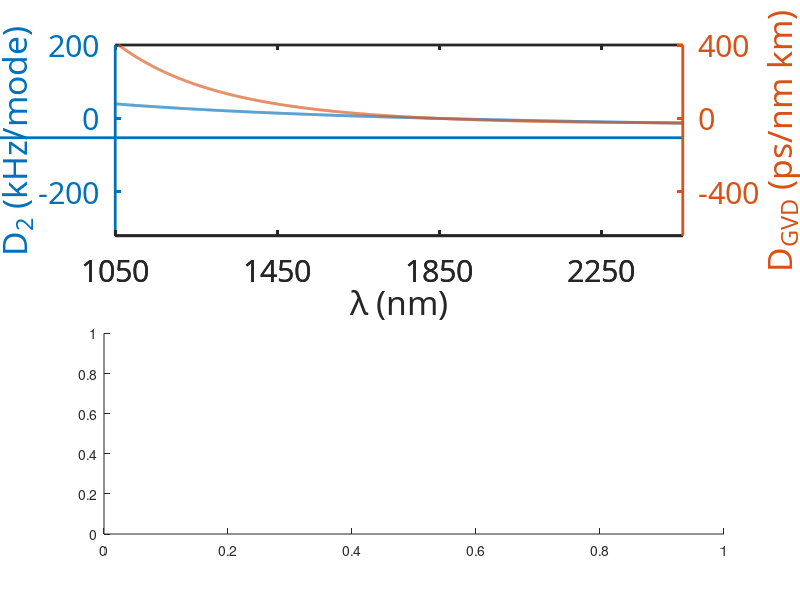
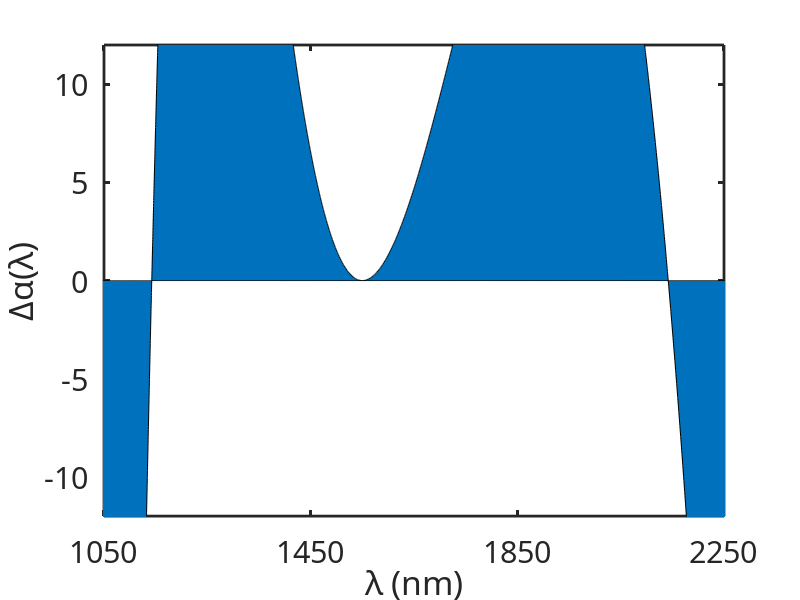

Source code (MATLAB) for these figures, in order: (Note: this script raises an error after producing the figures.)
clear
clc
close all

%4/26/16

c = 2.9979e8; % speed of light (m/s)

lc = 1550*1e-9; % laser wavelength (meters)

wl_lim=[1050 2450];
wl_tick=1050:400:2450;


%% define number of t points to step through and time grid
tphot_end=200; % end time in terms of photon lifetimes
Nt=2e5;         % ???
h_phot=5e-3;    % ???
h=h_phot/2;     % ???
tol=5e-6;       % ???




%% for silica (silicon nitride??)
% user specified values
no=2; %index of refraction
fr=33e9; %rep rate
% Q=7.9e5; %105 fs, 200 mW
% Q=1.12e6; %94 fs, 100 mW
% Q=1.5e6; %100 fs, 56 mW
% Q=1.4e6; %94 fs, 64 mW
% Q=2e6;  %105 fs, 31 mW
% % Q=5e6; %272 fs, 5 mW
% % Q=3e6; %140 fs, 14 mW
% Q=2.885e5;
mode_area=(1e-6)^2;

n2=24e-20; %m^2/W (for silicon nitride)
hbar=1e-34;

% these values follow from those above
tRT=1/fr; %round trip time
diameter=tRT*(c/no)/pi; %resonator diameter, approximate
r=diameter/2;
fc=c/lc;
wc=2*pi*fc;

circumference=tRT*(c/no);
g0=n2*c*hbar*wc.^2/(no^2*circumference*mode_area)

%helpful information to display while code runs


%% define number of theta points to calculate (equivalently, number of
% modes carried in simulation)
Ntheta=2^nextpow2(16000);
dtheta=2*pi/Ntheta;


theta=(-Ntheta/2:Ntheta/2-1)*dtheta;
k=[0:Ntheta/2-1 -Ntheta/2:-1]; % because this is how Matlab orders its modes for the FFT
kfreq=fc+fr*k;
kwave=c./kfreq;



%% define parameters of physical system:
% alpha=41/30;
% rho=1.1;

% single soliton with beta(2) = -8e-
alpha=2.0;
F2=3.0


alpha=-0.1;
F2=2.0

% % nice soliton with beta(2) = -8e-5
% alpha= 2.5;
% F2 = 100

% normal nice
% alpha=2.5;
% F2 = 10

% F2=(1+(rho-alpha)^2)*rho
% F=sqrt(F2)
    
% dPM=7.5*pi;
dPM=20*pi;

F=cos(pi/2*sin(theta/2).^2).*exp(1i*dPM*cos(theta));
Fch=F;
F=fftshift(ifft(abs(fft(F))));
F=F/max(abs(F))*sqrt(F2);


pump_power=1e-3

dwo=sqrt(pump_power/mean(abs(F).^2)*8*g0/(hbar*wc)) % ???
Q=wc/dwo % External Q-factor?
PP_no_pulse=max(abs(F).^2)*dwo^2*hbar*wc/(8*g0)


fh=figure;
DWb=1120*1e-9;
DWr=2*DWb;
DWbk=(c./(DWb)-c./lc)/fr;
DWrk=(c./(DWr)-c./lc)/fr;
Nc=(DWbk+DWrk)/2;
Ns=DWbk-Nc;

%%%%%%%%%%%%%%%%%%%%%%%%
beta(1)=0e-4;
% beta(1)= 0e-4;


%beta(2)=-1e-5;
beta(2)=-8e-5;
beta(4)=12*beta(2)/(Nc^2-Ns^2);
beta(3)=-1*beta(4)*Nc/2;
beta(5)=1e-13;
beta(6)=6e-16;
beta(7)=-2.2e-18;

% beta(4)=0
% beta(3)=0
% beta(5)=0
% beta(6)=0
% beta(7)=0

fh2=figure
dalpha=0;
for j=1:length(beta)
    dalpha=dalpha+1i*beta(j)/factorial(j)*k.^j;
end
% NicePlot([kwave'*1e9,imag(dalpha')]);
M=sortrows([kwave'*1e9,imag(dalpha')],1);
area(M(:,1),M(:,2));
axis([wl_lim -100 100]);
set(gca,'xtick',wl_tick);

figure(fh);
subplot(2,1,1);
D=-beta*dwo/(4*pi);
D2=D(2:end);
temp=0;
for jj=1:length(D2)
    temp=temp+D2(jj)^jj.*k'.^(jj-1)/factorial(jj-1);
end
D2=temp*1e-3;

Dgvd=D2*1e3*no/c*1/fr^2*2*pi*c./kwave'.^2*1e12/(1e-3*1e9);
M=sortrows([kwave'*1e9,Dgvd],1);

[ax,h1,h2]=plotyy(kwave'*1e9,D2,M(:,1),M(:,2));
axis(ax(1),[wl_lim -320 200]);
axis(ax(2),[wl_lim -640 400]);
set(ax,'xtick',wl_tick);
set(ax,'linewidth',2,'fontname','calibri','fontsize',22);
set([h1 h2],'linewidth',2);
set(ax(1),'ytick',[-200 0 200]);
set(ax(2),'ytick',[-400 0 400]);
xlabel('\lambda (nm)');
ylabel(ax(1),'D_2 (kHz/mode)');
ylabel(ax(2),'D_{GVD} (ps/nm km)');

% pump_power_2=0.5;
% dwo_2=sqrt(pump_power_2/mean(abs(F).^2)*8*g0/(hbar*wc))
% Q_2=wc/dwo_2
% PP_no_pulse_2=max(abs(F).^2)*dwo_2^2*hbar*wc/(8*g0)
% D_2=-beta*dwo_2/(4*pi);
% D2=D_2(2:end);
% temp=0;
% for jj=1:length(D2)
%     temp=temp+D2(jj)^jj.*k'.^(jj-1)/factorial(jj-1);
% end
% D2=temp;
% 
% 
% hold on
% Dgvd_2=D2_2*1e3*no/c*1/fr^2*2*pi*c./kwave'.^2*1e12/(1e-3*1e9);
% M=sortrows([kwave'*1e9,0.5*Dgvd_2],1); % cut by 1/2 here because I have to plot it on the left axis, 
% %which has half the scale of the right axis
% h3=plot(ax(1),kwave'*1e9,D2_2,'linewidth',1,'color',get(h1,'color'),'linewidth',2,'linestyle','--');
% plot(ax(1),M(:,1),M(:,2),'linewidth',1,'color',get(h2,'color'),'linewidth',2,'linestyle','--');
% 
% hL=legend([h1 h3],['P=' num2str(pump_power*1e3) 'mW (' num2str(PP_no_pulse,1) 'W), Q=7e5'],['P=' num2str(pump_power_2*1e3) 'mW (' num2str(PP_no_pulse_2,2) 'W), Q=2e5'],'location','south');
% % set(hL,'units','normalized');
% % P=get(hL,'position');
% % P(1)=0.93*P(1);
% % set(hL,'position',P);
% legend boxoff



disp(['modal dispersion: ' num2str(-beta(2)*dwo/(2*2*pi)) ' Hz/mode']) %was -0.01 1:44 pm 6/25/15
mod_freq_diff=-dwo*beta(1)/(2*2*pi)





disp(['photon lifetime is ' num2str(1/dwo*1e9) ' nanoseconds']);
disp(['resonance linewidth is ' num2str(dwo/(2*pi*1e6)) ' MHz']);

figure(fh2);
xlabel('\lambda (nm)');
ylabel('\Delta\alpha(\lambda)');
set(gca,'fontsize',22,'fontname','calibri','linewidth',2);
axis([1050 2250 -12 12]);



%% make linear operator for dispersion, detuning, and loss
D=-(1+1i*alpha);
for j=1:length(beta)
    D=D+1i*beta(j)/factorial(j)*k.^j;
end

%% define pumping waveform




figure(fh);
subplot(2,1,2);
h1=NicePlot(sortrows([kwave'*1e9,10*log10(abs(fft(F')/max(abs(fft(F)))).^2)],1),'o');
color1=get(h1,'color');
axis([1525 1575 -60 5]);
xlabel('\lambda (nm)');
ylabel('P (dB)');
text(1545,-35,{'f_{rep}=33 GHz','PM depth 22.5\pi'},'fontname','calibri','fontsize',22,'color',color1);
P=get(gcf,'position');
P(2)=P(2)/2;
P(4)=1.3*P(4);
set(gcf,'position',P);
set(gca,'units','inches');
set(ax,'units','inches');
P(3)=1.3*P(3);
set(gcf,'position',P);
P=get(gca,'position');
P(1)=P(1)+0.5;
P(2)=P(2)+0.15;
set(gca,'position',P);
set(gca,'units','normalized');
P=get(ax(1),'position');
P(1)=P(1)+0.5;
P(2)=P(2)+0.18;
set(ax,'position',P);
set(ax,'units','normalized')
F=F.*exp(1i*cos(theta)*10*pi);

P=get(gcf,'position');
P([3 4])=P([3 4])*1.2;
set(gcf,'position',P);




%% define input waveform





A=zeros(size(theta)); %psi is the single-time wavefunction of theta
A_in=A; %save it for later


%% iteration scheme
dtphot_plot=1; %plot every dtphot_plot photon lifetimes
iter=0;
piter=1;

I=abs(A).^2; %intensity


runningfig=figure;

%intensity part of plot
subplot(3,1,1);
hp=NicePlot([theta'/pi,I']);
color1=get(hp,'color');
xlabel('\theta/\pi ');
ylabel('I (arb)');
axis([-1 1 0 3]);
hold on
hp1_2=NicePlot([theta'/pi,abs(F').^2/max(abs(F).^2)*max(I)]);
color2=get(hp1_2,'color');
NicePlot([theta'/pi,abs(Fch').^2/max(abs(Fch).^2)]);

%spectrum part of plot
subplot(3,1,2);
spec=abs(fft(A)).^2;
spec=10*log10(spec/max(spec)); %normaize and convert to dB
hs=bar(kwave*1e9,spec,'basevalue',-100,'linewidth',1,'edgecolor',color1,'facecolor',color1);
% set(hs,'edgealpha',0.1);
set(gca,'fontsize',22,'fontname','calibri','linewidth',2);
xlabel('\lambda (nm)');
ylabel('Power (dB)');
axis([wl_lim -100 0]);
set(gca,'xtick',wl_tick);
drawnow
hold on

specin=10*log10(abs(fft(F)).^2); specin=specin-max(specin);
bar(kwave*1e9,specin,'basevalue',-100,'linewidth',1,'edgecolor',color2,'facecolor',color2);

subplot(3,1,3);
hp2=NicePlot([theta'/pi*tRT*1e15,I']);
xlabel('t (fs)');
ylabel('I (arb)');
axis([-1500 1500 0 6]);
hold on
hp3=NicePlot([theta'/pi*tRT*1e15,abs(F').^2/max(abs(F).^2)*max(I)]);

Tfs=theta'/pi*tRT*1e15;

min_field=sqrt(2*g0/dwo*1/2); %half a photon per mode

%%do the iteration

tphot=0;
tphot_plot=dtphot_plot;

pump_adj=0;


Do=D;


while tphot<tphot_end
    
%     if tphot>20
%         [~,ind]=max(I);
%         tmax=theta(ind)'/pi*tRT*1e15;
%         D=Do+1i*1e-4*tmax*k;
%     end



    iter=iter+1;
    error=1;
    
    h=2*h; %to account for the halving on the first iteration
    Aft=fft(A);
    
    while error>2*tol
        %% take one step
        
        AI=ifft(exp(D*h/2).*Aft);
        k1=ifft(exp(D*h/2).*fft(h*(1i*abs(A).^2.*A+F)));
        
        Ak2=AI+k1/2;
        k2=h*(1i*abs(Ak2).^2.*Ak2+F);
        
        Ak3=AI+k2/2;
        k3=h*(1i*abs(Ak3).^2.*Ak3+F);
        
        Ak4=ifft(exp(D*h/2).*fft(AI+k3));
        k4=h*(1i*abs(Ak4).^2.*Ak4+F);
        
        A1=ifft(exp(D*h/2).*fft(AI+k1/6+k2/3+k3/3))+k4/6;
        
        %% take two half steps
        h=h/2;
        A2=A;
        for jstep=1:2
            AI=ifft(exp(D*h/2).*Aft);
            k1=ifft(exp(D*h/2).*fft(h*(1i*abs(A2).^2.*A2+F)));
            
            Ak2=AI+k1/2;
            k2=h*(1i*abs(Ak2).^2.*Ak2+F);
            
            Ak3=AI+k2/2;
            k3=h*(1i*abs(Ak3).^2.*Ak3+F);
            
            Ak4=ifft(exp(D*h/2).*fft(AI+k3));
            k4=h*(1i*abs(Ak4).^2.*Ak4+F);
            
            A2=ifft(exp(D*h/2).*fft(AI+k1/6+k2/3+k3/3))+k4/6;
            if jstep>1
                break
            end
            Aft=fft(A2);
        end
        
        %% get the error
        
%         Af=4/3*A2-1/3*A1;
        error=sqrt(sum(abs(A2-A1).^2)/sum(abs(A2).^2));
        
    end
    h_phot=4*h;
    tphot=tphot+h_phot;
    Aft=fft(4/3*A2-1/3*A1);
    Aft=Aft+min_field*exp(1i*2*pi*rand(size(A))).*(abs(Aft)<min_field);
    A=ifft(Aft);
    I=abs(A).^2;
    
    h=2^(-1/3)*h*(error>tol)+2^(1/3)*h*(error<=tol);
    
    
    
    
    
    
    
    drawnow
    %runnning data storage and plotting
    if tphot>tphot_plot;
        Alog(piter,:)=A;
        Aftlog(piter,:)=Aft;
        tphotlog(piter)=tphot;
        subplot(3,1,1);
        set(hp,'xdata',theta'/pi,'ydata',I');
        set(hp1_2,'ydata',abs(F').^2/max(abs(F).^2)*max(I));
        title(['iter ' num2str(iter) ', ' num2str(tphot,3) '\tau_\gamma']);
%                 title([num2str(tSI(piter+1)*1e6,2) ' \mus, iter ' num2str(iter)]);
%                 set(ht,'string',[num2str(tPhot(piter+1),2) '\tau_{phot}, ' num2str(mean(I),5) ' avg pow' ]);
%                 set(ht,'string',[num2str(tPhot(piter+1),2) '\tau_{phot}']);
%                 set(htext2,'string',['RTs=' num2str(round(RTs(q)))]);
        subplot(3,1,2);
        spec=10*log10(abs(Aft).^2);
        spec=spec-max(spec)-pump_adj*(k~=0);
        
       
        
        
        set(hs,'ydata',spec);
        
         subplot(3,1,1);
        set(hp2,'ydata',I');
        set(hp3,'ydata',abs(F').^2/max(abs(F).^2)*max(I));
        drawnow
        
        piter=piter+1;
        tphot_plot=tphot_plot+dtphot_plot;
    end
end
return
subplot(3,1,1);
title('');

subplot(3,1,3);
firstind=find(I>max(I)/2,1,'first');
lastind=find(I>max(I)/2,1,'last');
t_first=Tfs(firstind);
t_last=Tfs(lastind);
FWHM=t_last-t_first;
text(500,1.2,['FWHM ' num2str(FWHM,2) 'fs'],'fontsize',22,'fontname','calibri','color',color1);
% text(-1400,1.2,{['pump P= ' num2str(pump_power*1e3,2) 'mW'],...
%     ['Q=' num2str(Q,6)]},'fontsize',22,'fontname','calibri','color',color1);

set(gcf,'units','normalized');
set(gcf,'position',[0.3 0.15 0.4 0.7]);
drawnow
set(gcf,'paperpositionmode','auto');
print('final output three DWs', '-dpng', '-r400');

figure(fh);
set(gcf,'paperpositionmode','auto');
print('input and dispersion three DWs','-dpng','-r400');

figure(fh2);
set(gcf,'paperpositionmode','auto');
xlabel('\lambda (nm)');
ylabel('\alpha(\lambda)');
print('alpha lambda three DWs','-dpng','-r400');




